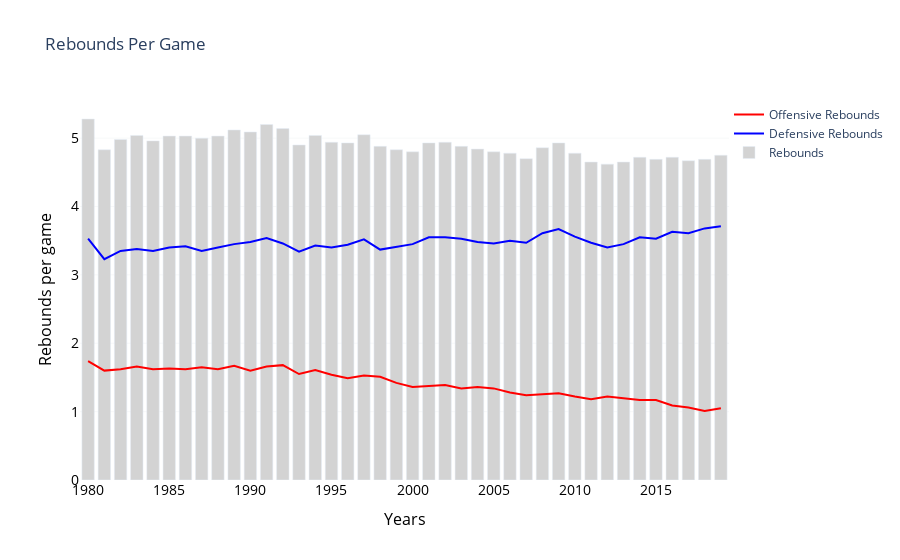

Write notebook code for a chart like this one.
### Markdown cell above
<h4>3.3.1 Average Rebounds Per Game</h4><br>
Looking at rebounds per game: We will be splitting the rebound stat by offensive and defensive rebounds, and comparing how they change over time for an average NBA game. To do this, we will make a Line Graph along with a bar to show the average total rebounds for game.

### Code cell
orb = pygo.Scatter(x=st_yrs, y=st_avg['ORB_G'], 
                   name='Offensive Rebounds', marker=dict(color='red'))
drb = pygo.Scatter(x=st_yrs, y=st_avg['DRB_G'], 
                   name='Defensive Rebounds', marker=dict(color='blue'))
trb = pygo.Bar(x=st_yrs, y=st_avg['TRB_G'], 
                   name='Rebounds', marker=dict(color='lightgray'))

data=[orb,drb,trb]
layout = pygo.Layout(
        title='Rebounds Per Game',
    	xaxis=dict(
    		title='Years',
    		titlefont=dict(size=16, color='#000000'),
    		tickfont=dict(size=14, color='#000000')
    	),
    	yaxis=dict(
    		title='Rebounds per game',
    		titlefont=dict(size=16, color='#000000'),
    		tickfont=dict(size=14, color='#000000'),
            showgrid=True, gridwidth=0.2, gridcolor='#D7DBDD'
    	),	
    	legend=dict(
    		x=1,
    		y=1.0,
    		bgcolor='white',
    		bordercolor='white'
    	),
        plot_bgcolor='white',
    	barmode='group',
    	bargap=0.15,
    	bargroupgap=0.1
)
 
fig = pygo.Figure(data=data, layout=layout)
plot(fig)
fig.show()
HTML('''<script>
code_show=true; 
function code_toggle() {
 if (code_show){
 $('div.input').hide();
 } else {
 $('div.input').show();
 }
 code_show = !code_show
} 
$( document ).ready(code_toggle);
</script>
<form action="javascript:code_toggle()"><input type="submit" value="Toggle Code"></form>''')

### Figure 1 — Plotly figure (JSON) as saved in the notebook; plotly's stock layout.template omitted (floating-point values rounded to 4 significant figures)
{"data": [{"marker": {"color": "red"}, "name": "Offensive Rebounds", "type": "scatter", "x": [1980, 1981, 1982, 1983, 1984, 1985, 1986, 1987, 1988, 1989, 1990, 1991, 1992, 1993, 1994, 1995, 1996, 1997, 1998, 1999, 2000, 2001, 2002, 2003, 2004, 2005, 2006, 2007, 2008, 2009, 2010, 2011, 2012, 2013, 2014, 2015, 2016, 2017, 2018, 2019], "y": [1.74, 1.6, 1.62, 1.66, 1.62, 1.63, 1.62, 1.65, 1.62, 1.67, 1.6, 1.66, 1.68, 1.55, 1.61, 1.54, 1.49, 1.53, 1.51, 1.42, 1.36, 1.38, 1.39, 1.34, 1.36, 1.34, 1.28, 1.24, 1.25, 1.27, 1.22, 1.18, 1.22, 1.2, 1.17, 1.17, 1.09, 1.06, 1.01, 1.05]}, {"marker": {"color": "blue"}, "name": "Defensive Rebounds", "type": "scatter", "x": [1980, 1981, 1982, 1983, 1984, 1985, 1986, 1987, 1988, 1989, 1990, 1991, 1992, 1993, 1994, 1995, 1996, 1997, 1998, 1999, 2000, 2001, 2002, 2003, 2004, 2005, 2006, 2007, 2008, 2009, 2010, 2011, 2012, 2013, 2014, 2015, 2016, 2017, 2018, 2019], "y": [3.53, 3.23, 3.35, 3.38, 3.35, 3.4, 3.42, 3.35, 3.4, 3.45, 3.48, 3.54, 3.46, 3.34, 3.43, 3.4, 3.44, 3.52, 3.37, 3.41, 3.45, 3.55, 3.55, 3.53, 3.48, 3.46, 3.5, 3.47, 3.61, 3.67, 3.56, 3.47, 3.4, 3.45, 3.55, 3.53, 3.63, 3.61, 3.68, 3.71]}, {"marker": {"color": "lightgray"}, "name": "Rebounds", "type": "bar", "x": [1980, 1981, 1982, 1983, 1984, 1985, 1986, 1987, 1988, 1989, 1990, 1991, 1992, 1993, 1994, 1995, 1996, 1997, 1998, 1999, 2000, 2001, 2002, 2003, 2004, 2005, 2006, 2007, 2008, 2009, 2010, 2011, 2012, 2013, 2014, 2015, 2016, 2017, 2018, 2019], "y": [5.28, 4.83, 4.98, 5.04, 4.96, 5.03, 5.03, 5, 5.03, 5.12, 5.09, 5.2, 5.14, 4.9, 5.04, 4.94, 4.93, 5.05, 4.88, 4.83, 4.8, 4.93, 4.94, 4.88, 4.84, 4.8, 4.78, 4.7, 4.86, 4.93, 4.78, 4.65, 4.62, 4.65, 4.72, 4.69, 4.72, 4.67, 4.69, 4.75]}], "layout": {"bargap": 0.15, "bargroupgap": 0.1, "barmode": "group", "legend": {"bgcolor": "white", "bordercolor": "white", "x": 1, "y": 1}, "plot_bgcolor": "white", "title": {"text": "Rebounds Per Game"}, "xaxis": {"tickfont": {"color": "#000000", "size": 14}, "title": {"font": {"color": "#000000", "size": 16}, "text": "Years"}}, "yaxis": {"gridcolor": "#D7DBDD", "gridwidth": 0.2, "showgrid": true, "tickfont": {"color": "#000000", "size": 14}, "title": {"font": {"color": "#000000", "size": 16}, "text": "Rebounds per game"}}}}
